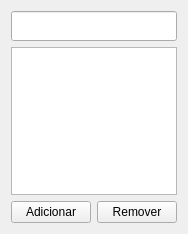
<?xml version="1.0" encoding="UTF-8"?>
<ui version="4.0">
 <class>Searchtool</class>
 <widget class="QWidget" name="Searchtool">
  <property name="geometry">
   <rect>
    <x>0</x>
    <y>0</y>
    <width>174</width>
    <height>234</height>
   </rect>
  </property>
  <property name="windowTitle">
   <string>Form</string>
  </property>
  <layout class="QGridLayout" name="gridLayout">
   <item row="2" column="0">
    <widget class="QPushButton" name="pushButton">
     <property name="text">
      <string>Adicionar</string>
     </property>
    </widget>
   </item>
   <item row="2" column="1">
    <widget class="QPushButton" name="pushButton_2">
     <property name="text">
      <string>Remover</string>
     </property>
    </widget>
   </item>
   <item row="1" column="0" colspan="2">
    <widget class="QListWidget" name="listWidget">
     <property name="sortingEnabled">
      <bool>true</bool>
     </property>
    </widget>
   </item>
   <item row="0" column="0" colspan="2">
    <widget class="QLineEdit" name="lineEdit">
     <property name="minimumSize">
      <size>
       <width>0</width>
       <height>30</height>
      </size>
     </property>
    </widget>
   </item>
  </layout>
 </widget>
 <resources/>
 <connections/>
</ui>
